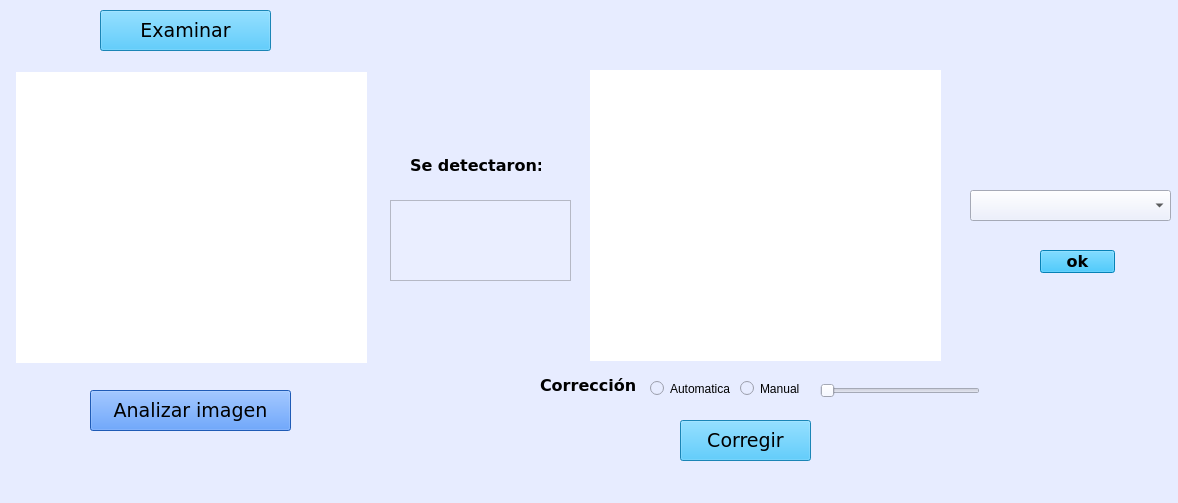
<?xml version="1.0" encoding="UTF-8"?>
<ui version="4.0">
 <class>MainWindow</class>
 <widget class="QMainWindow" name="MainWindow">
  <property name="geometry">
   <rect>
    <x>0</x>
    <y>0</y>
    <width>1178</width>
    <height>503</height>
   </rect>
  </property>
  <property name="windowTitle">
   <string>MainWindow</string>
  </property>
  <property name="styleSheet">
   <string notr="true">background-color: rgb(231, 236, 255);</string>
  </property>
  <widget class="QWidget" name="centralwidget">
   <widget class="QPushButton" name="Examinar">
    <property name="geometry">
     <rect>
      <x>100</x>
      <y>10</y>
      <width>171</width>
      <height>41</height>
     </rect>
    </property>
    <property name="font">
     <font>
      <family>Verdana</family>
      <pointsize>14</pointsize>
     </font>
    </property>
    <property name="styleSheet">
     <string notr="true">background-color: rgb(37, 186, 255);</string>
    </property>
    <property name="text">
     <string>Examinar</string>
    </property>
   </widget>
   <widget class="QPushButton" name="Analizar">
    <property name="geometry">
     <rect>
      <x>90</x>
      <y>390</y>
      <width>201</width>
      <height>41</height>
     </rect>
    </property>
    <property name="font">
     <font>
      <family>Verdana</family>
      <pointsize>14</pointsize>
     </font>
    </property>
    <property name="styleSheet">
     <string notr="true">background-color: rgb(44, 128, 255);</string>
    </property>
    <property name="text">
     <string>Analizar imagen</string>
    </property>
   </widget>
   <widget class="QTextEdit" name="textEdit">
    <property name="geometry">
     <rect>
      <x>390</x>
      <y>200</y>
      <width>181</width>
      <height>81</height>
     </rect>
    </property>
    <property name="font">
     <font>
      <family>Verdana</family>
      <pointsize>12</pointsize>
      <weight>75</weight>
      <bold>true</bold>
     </font>
    </property>
    <property name="styleSheet">
     <string notr="true">background-color: rgb(234, 238, 255);</string>
    </property>
    <property name="html">
     <string>&lt;!DOCTYPE HTML PUBLIC &quot;-//W3C//DTD HTML 4.0//EN&quot; &quot;http://www.w3.org/TR/REC-html40/strict.dtd&quot;&gt;
&lt;html&gt;&lt;head&gt;&lt;meta name=&quot;qrichtext&quot; content=&quot;1&quot; /&gt;&lt;style type=&quot;text/css&quot;&gt;
p, li { white-space: pre-wrap; }
&lt;/style&gt;&lt;/head&gt;&lt;body style=&quot; font-family:'Verdana'; font-size:12pt; font-weight:600; font-style:normal;&quot;&gt;
&lt;p align=&quot;center&quot; style=&quot;-qt-paragraph-type:empty; margin-top:0px; margin-bottom:0px; margin-left:0px; margin-right:0px; -qt-block-indent:0; text-indent:0px;&quot;&gt;&lt;br /&gt;&lt;/p&gt;&lt;/body&gt;&lt;/html&gt;</string>
    </property>
   </widget>
   <widget class="QSlider" name="horizontalSlider">
    <property name="geometry">
     <rect>
      <x>820</x>
      <y>380</y>
      <width>160</width>
      <height>22</height>
     </rect>
    </property>
    <property name="maximum">
     <number>100</number>
    </property>
    <property name="orientation">
     <enum>Qt::Horizontal</enum>
    </property>
   </widget>
   <widget class="QRadioButton" name="radioButton">
    <property name="geometry">
     <rect>
      <x>740</x>
      <y>380</y>
      <width>71</width>
      <height>17</height>
     </rect>
    </property>
    <property name="text">
     <string>Manual</string>
    </property>
   </widget>
   <widget class="QRadioButton" name="automatica">
    <property name="geometry">
     <rect>
      <x>650</x>
      <y>380</y>
      <width>81</width>
      <height>17</height>
     </rect>
    </property>
    <property name="text">
     <string>Automatica</string>
    </property>
   </widget>
   <widget class="QLabel" name="label">
    <property name="geometry">
     <rect>
      <x>540</x>
      <y>370</y>
      <width>101</width>
      <height>31</height>
     </rect>
    </property>
    <property name="font">
     <font>
      <family>Verdana</family>
      <pointsize>12</pointsize>
      <weight>75</weight>
      <bold>true</bold>
     </font>
    </property>
    <property name="text">
     <string>Corrección</string>
    </property>
   </widget>
   <widget class="QLabel" name="label_2">
    <property name="geometry">
     <rect>
      <x>16</x>
      <y>72</y>
      <width>351</width>
      <height>291</height>
     </rect>
    </property>
    <property name="styleSheet">
     <string notr="true">background-color: rgb(255, 255, 255);</string>
    </property>
    <property name="text">
     <string/>
    </property>
   </widget>
   <widget class="QLabel" name="label_3">
    <property name="geometry">
     <rect>
      <x>590</x>
      <y>70</y>
      <width>351</width>
      <height>291</height>
     </rect>
    </property>
    <property name="styleSheet">
     <string notr="true">background-color: rgb(255, 255, 255);</string>
    </property>
    <property name="text">
     <string/>
    </property>
   </widget>
   <widget class="QLabel" name="label_4">
    <property name="geometry">
     <rect>
      <x>410</x>
      <y>150</y>
      <width>131</width>
      <height>31</height>
     </rect>
    </property>
    <property name="font">
     <font>
      <family>Verdana</family>
      <pointsize>12</pointsize>
      <weight>75</weight>
      <bold>true</bold>
     </font>
    </property>
    <property name="text">
     <string>Se detectaron:</string>
    </property>
   </widget>
   <widget class="QPushButton" name="Corregir">
    <property name="geometry">
     <rect>
      <x>680</x>
      <y>420</y>
      <width>131</width>
      <height>41</height>
     </rect>
    </property>
    <property name="font">
     <font>
      <family>Verdana</family>
      <pointsize>14</pointsize>
     </font>
    </property>
    <property name="styleSheet">
     <string notr="true">background-color: rgb(37, 186, 255);</string>
    </property>
    <property name="text">
     <string>Corregir</string>
    </property>
   </widget>
   <widget class="QComboBox" name="popup">
    <property name="geometry">
     <rect>
      <x>970</x>
      <y>190</y>
      <width>201</width>
      <height>31</height>
     </rect>
    </property>
    <property name="font">
     <font>
      <family>Verdana</family>
      <pointsize>10</pointsize>
      <weight>75</weight>
      <bold>true</bold>
     </font>
    </property>
    <item>
     <property name="text">
      <string/>
     </property>
    </item>
    <item>
     <property name="text">
      <string>Guardar imagen original</string>
     </property>
    </item>
    <item>
     <property name="text">
      <string>Guardar imagen corregida</string>
     </property>
    </item>
    <item>
     <property name="text">
      <string>Eliminar imagen</string>
     </property>
    </item>
    <item>
     <property name="text">
      <string>Guardar imagen sin etiquetas</string>
     </property>
    </item>
    <item>
     <property name="text">
      <string>Descargar mascara binaria RE</string>
     </property>
    </item>
    <item>
     <property name="text">
      <string/>
     </property>
    </item>
   </widget>
   <widget class="QPushButton" name="pushButton">
    <property name="geometry">
     <rect>
      <x>1040</x>
      <y>250</y>
      <width>75</width>
      <height>23</height>
     </rect>
    </property>
    <property name="font">
     <font>
      <family>Verdana</family>
      <pointsize>12</pointsize>
      <weight>75</weight>
      <bold>true</bold>
     </font>
    </property>
    <property name="styleSheet">
     <string notr="true">background-color: rgb(8, 181, 255);</string>
    </property>
    <property name="text">
     <string>ok</string>
    </property>
   </widget>
  </widget>
  <widget class="QMenuBar" name="menubar">
   <property name="geometry">
    <rect>
     <x>0</x>
     <y>0</y>
     <width>1178</width>
     <height>21</height>
    </rect>
   </property>
  </widget>
  <widget class="QStatusBar" name="statusbar"/>
 </widget>
 <resources/>
 <connections/>
</ui>
